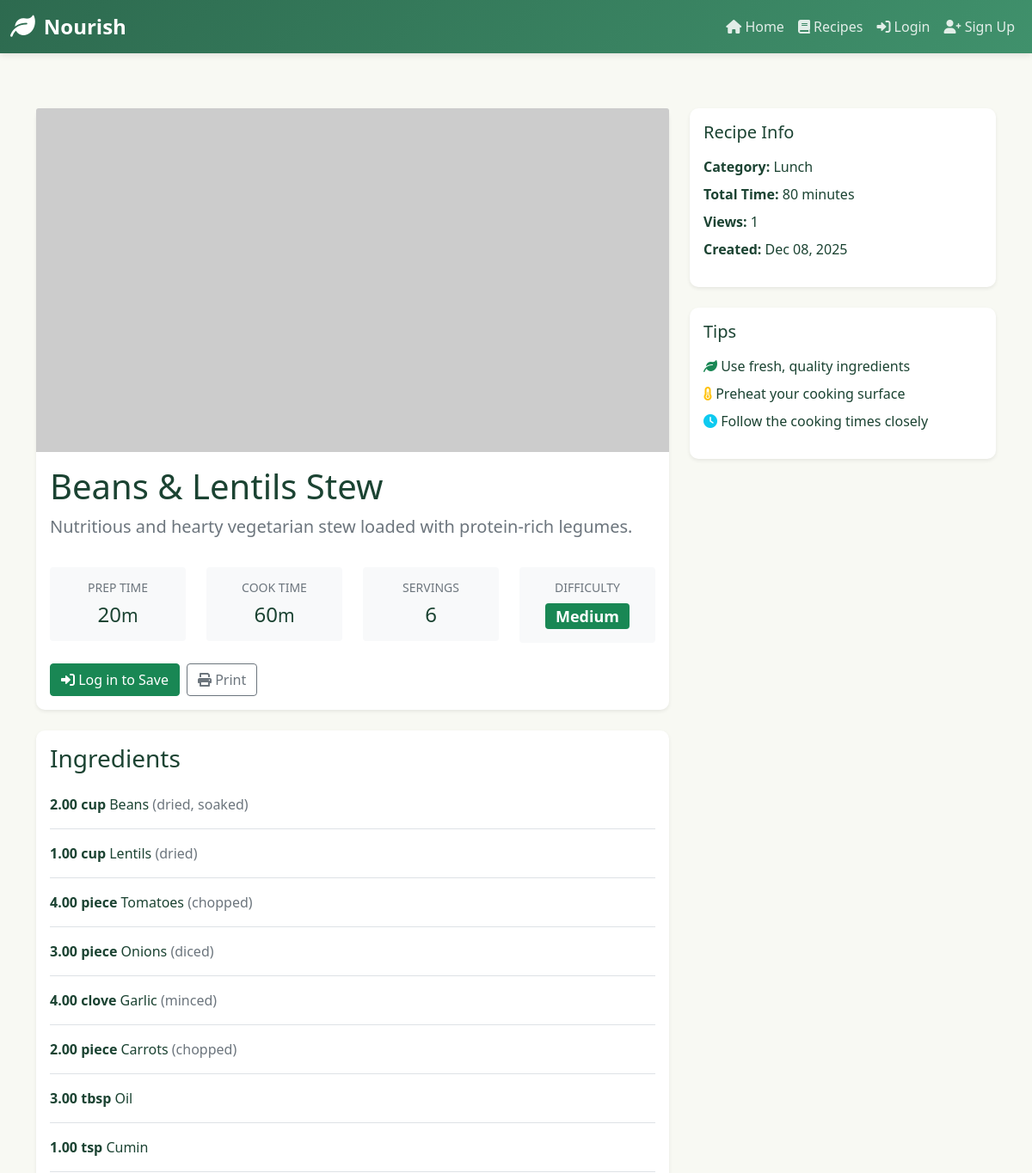
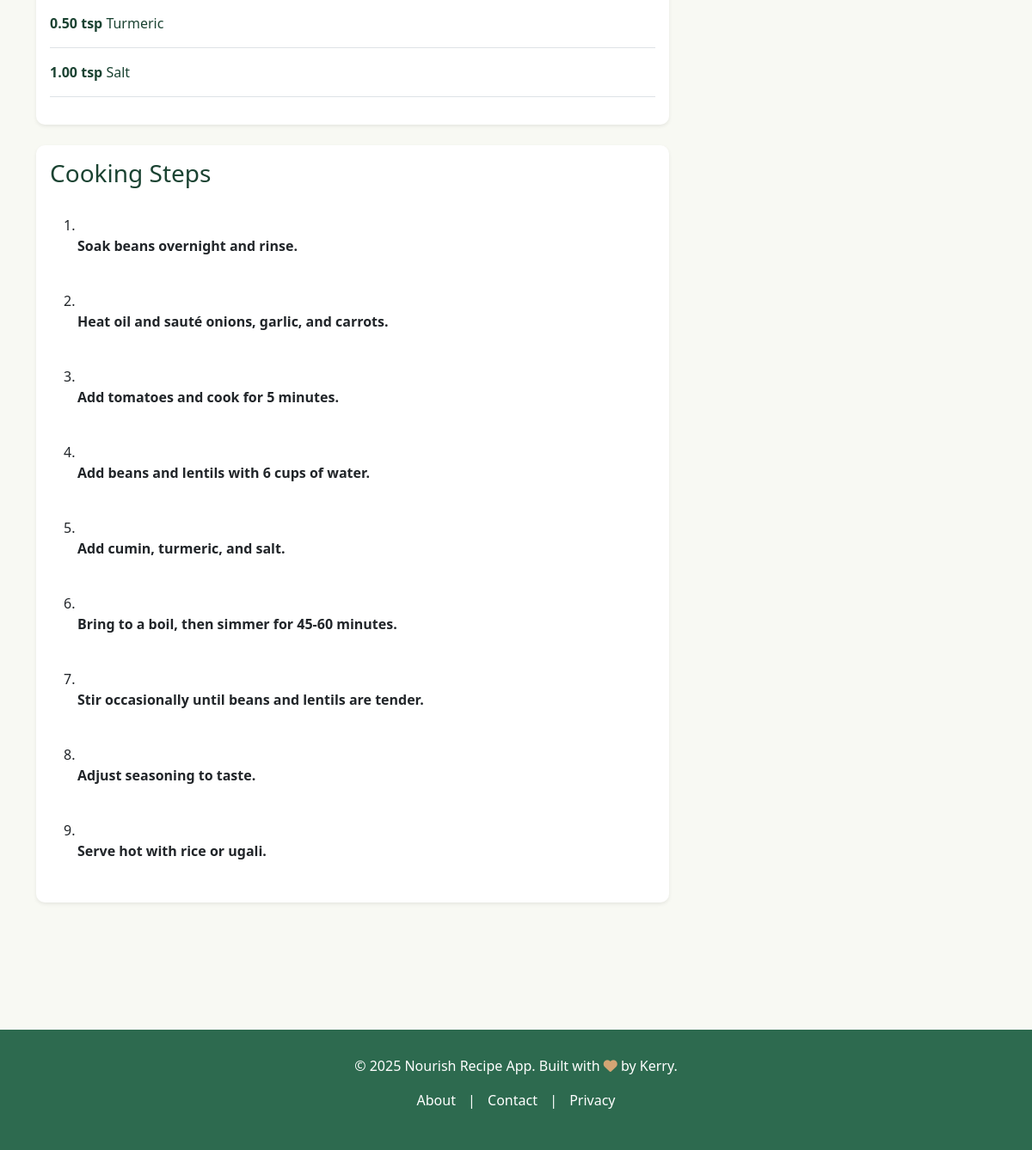
/recipe/4/, run on the app's committed database (2 pictures, top to bottom).
### ingredient/models.py (models this page shows, shortened)
class Recipe(models.Model):
  DIFFICULTY_CHOICES = [
      ('easy', 'Easy'),
      ('medium', 'Medium'),
      ('hard', 'Hard'),
  ]
  CATEGORY_CHOICES = [
      ('breakfast', 'Breakfast'),
      ('lunch', 'Lunch'),
      ('dinner', 'Dinner'),
      ('snack', 'Snack'),
      ('dessert', 'Dessert'),
      ('beverage', 'Beverage'),
      ('other', 'Other'),
  ]
  title = models.CharField(max_length=255)
  description = models.TextField(blank=True)
  prep_time = models.IntegerField(default=15, help_text="minutes")
  cook_time = models.IntegerField(default=30, help_text="minutes")
  servings = models.IntegerField(default=4)
  difficulty = models.CharField(max_length=50, choices=DIFFICULTY_CHOICES, default='medium')
  category = models.CharField(max_length=50, choices=CATEGORY_CHOICES, default='other')
  image = models.URLField(blank=True)  # Using URL for now, can switch to ImageField later
  created_by = models.ForeignKey(User, on_delete=models.CASCADE, related_name='recipes', null=True, blank=True)
  created_at = models.DateTimeField(auto_now_add=True)
  updated_at = models.DateTimeField(auto_now=True)
  is_published = models.BooleanField(default=True)
  views_count = models.IntegerField(default=0)
  class Meta:
    ordering = ['-created_at']

class RecipeIngredient(models.Model):
  UNIT_CHOICES = [
      ('g', 'grams'),
      ('kg', 'kilograms'),
      ('ml', 'milliliters'),
      ('l', 'liters'),
      ('tbsp', 'tablespoons'),
      ('tsp', 'teaspoons'),
      ('cup', 'cups'),
      ('piece', 'pieces'),
      ('whole', 'whole'),
      ('pinch', 'pinches'),
      ('dash', 'dashes'),
  ]
  recipe = models.ForeignKey(Recipe, on_delete=models.CASCADE, related_name='ingredients')
  ingredient = models.ForeignKey(Ingredient, on_delete=models.PROTECT)
  amount = models.DecimalField(max_digits=8, decimal_places=2)
  unit = models.CharField(max_length=50, choices=UNIT_CHOICES)
  notes = models.CharField(max_length=255, blank=True)  # e.g., "chopped", "minced"
  class Meta:
    ordering = ['id']

class Ingredient(models.Model):
  CATEGORIES = [
      ('vegetable', 'Vegetables'),
      ('fruit', 'Fruits'),
      ('grain', 'Grains'),
      ('protein', 'Proteins'),
      ('dairy', 'Dairy'),
      ('spice', 'Spices'),
      ('oil', 'Oils & Condiments'),
      ('other', 'Other'),
  ]
  name = models.CharField(max_length=255, unique=True)
  category = models.CharField(max_length=50, choices=CATEGORIES, default='other')
  img_url = models.URLField(blank=True, null=True)
  created_at = models.DateTimeField(auto_now_add=True)
  class Meta:
    ordering = ['name']

class RecipeStep(models.Model):
  recipe = models.ForeignKey(Recipe, on_delete=models.CASCADE, related_name='steps')
  order = models.IntegerField()
  instruction = models.TextField()
  time_minutes = models.IntegerField(null=True, blank=True, help_text="Time for this step (optional)")
  class Meta:
    ordering = ['order']
    unique_together = ('recipe', 'order')

### ingredient/views.py (the view)
# urls.py: path('recipe/<int:recipe_id>/', recipe_detail, name='recipe_detail'),
def recipe_detail(request, recipe_id):
  recipe = get_object_or_404(Recipe, id=recipe_id)
  recipe.views_count += 1
  recipe.save(update_fields=['views_count'])
  avg_rating = recipe.ratings.aggregate(Avg('score'))['score__avg'] or 0
  user_rating = None
  is_favorited = False
  if request.user.is_authenticated:
    user_rating = recipe.ratings.filter(user=request.user).first()
    is_favorited = Favorite.objects.filter(user=request.user, recipe=recipe).exists()
  context = {
    'recipe': recipe,
    'avg_rating': round(avg_rating, 1) if avg_rating else 0,
    'user_rating': user_rating,
    'is_favorited': is_favorited,
    'reviews': recipe.reviews.all(),
  }
  return render(request, 'recipe_detail.html', context)

### templates/recipe_detail.html (shortened to what this page needs)
{% extends 'base.html' %}
{% load static %}
{% block content %}
<div class="row mb-4">
    <div class="col-lg-8">
        <div class="card mb-4 border-0 shadow-sm">
            {% if recipe.image %}
                <img src="{{ recipe.image }}" class="card-img-top" alt="{{ recipe.title }}" style="height: 400px; object-fit: cover;">
            {% else %}
                <div class="card-img-top bg-light d-flex align-items-center justify-content-center" style="height: 400px;">
                    <i class="fas fa-utensils fa-5x text-muted"></i>
                </div>
            {% endif %}
            <div class="card-body">
                <div class="d-flex justify-content-between align-items-start mb-3">
                    <div>
                        <h1 class="card-title mb-2">{{ recipe.title }}</h1>
                        {% if recipe.description %}
                            <p class="lead text-muted">{{ recipe.description }}</p>
                        {% endif %}
                    </div>
                </div>
                <div class="row mb-4">
                    <div class="col-md-3">
                        <div class="text-center p-3 bg-light rounded">
                            <h6 class="text-muted small mb-2">PREP TIME</h6>
                            <h4 class="mb-0">{{ recipe.prep_time }}<span class="small">m</span></h4>
                        </div>
                    </div>
                    <div class="col-md-3">
                        <div class="text-center p-3 bg-light rounded">
                            <h6 class="text-muted small mb-2">COOK TIME</h6>
                            <h4 class="mb-0">{{ recipe.cook_time }}<span class="small">m</span></h4>
                        </div>
                    </div>
                    <div class="col-md-3">
                        <div class="text-center p-3 bg-light rounded">
                            <h6 class="text-muted small mb-2">SERVINGS</h6>
                            <h4 class="mb-0">{{ recipe.servings }}</h4>
                        </div>
                    </div>
                    <div class="col-md-3">
                        <div class="text-center p-3 bg-light rounded">
                            <h6 class="text-muted small mb-2">DIFFICULTY</h6>
                            <h4 class="mb-0"><span class="badge bg-success">{{ recipe.difficulty|title }}</span></h4>
                        </div>
                    </div>
                </div>
                <div class="d-flex gap-2">
                    {% if user.is_authenticated %}
                        <a href="{% url 'add_to_shopping_list' recipe.id %}" class="btn btn-success">
                            <i class="fas fa-shopping-cart"></i> Add to Shopping List
                        </a>
                        <a href="{% url 'add_review' recipe.id %}" class="btn btn-primary">
                            <i class="fas fa-comment"></i> Write Review
                        </a>
                    {% else %}
                        <a href="{% url 'login' %}" class="btn btn-success">
                            <i class="fas fa-sign-in-alt"></i> Log in to Save
                        </a>
                    {% endif %}
                    <button class="btn btn-outline-secondary" onclick="window.print()">
                        <i class="fas fa-print"></i> Print
                    </button>
                </div>
            </div>
        </div>
        <div class="card mb-4 border-0 shadow-sm">
            <div class="card-body">
                <h3 class="card-title mb-4">Ingredients</h3>
                <ul class="list-unstyled">
                    {% for ingredient in recipe.ingredients.all %}
                        <li class="mb-3 pb-3 border-bottom">
                            <div class="d-flex justify-content-between">
                                <div>
                                    <strong class="ingredient-amount" data-amount="{{ ingredient.amount }}" data-unit="{{ ingredient.unit }}">
                                        {{ ingredient.amount }} {{ ingredient.unit }}
                                    </strong>
                                    {{ ingredient.ingredient.name }}
                                    {% if ingredient.notes %}
                                        <span class="text-muted">({{ ingredient.notes }})</span>
                                    {% endif %}
                                </div>
                            </div>
                        </li>
                    {% empty %}
                        <li class="text-muted">No ingredients listed</li>
                    {% endfor %}
                </ul>
            </div>
        </div>
        <div class="card mb-4 border-0 shadow-sm">
            <div class="card-body">
                <h3 class="card-title mb-4">Cooking Steps</h3>
                <ol class="list-group list-group-numbered">
                    {% for step in recipe.steps.all %}
                        <li class="list-group-item border-0 mb-3 pb-3">
                            <div class="ms-3">
                                <strong>{{ step.instruction }}</strong>
                            </div>
                        </li>
                    {% empty %}
                        <li class="text-muted">No steps listed</li>
                    {% endfor %}
                </ol>
            </div>
        </div>
    </div>
    <div class="col-lg-4">
        <div class="card border-0 shadow-sm mb-4 sticky-top" style="top: 20px;">
            <div class="card-body">
                <h5 class="card-title mb-3">Recipe Info</h5>
                <ul class="list-unstyled">
                    <li class="mb-2">
                        <strong>Category:</strong> {{ recipe.category|title }}
                    </li>
                    <li class="mb-2">
                        <strong>Total Time:</strong> {{ recipe.prep_time|add:recipe.cook_time }} minutes
                    </li>
                    <li class="mb-2">
                        <strong>Views:</strong> {{ recipe.views_count }}
                    </li>
                    <li class="mb-2">
                        <strong>Created:</strong> {{ recipe.created_at|date:"M d, Y" }}
                    </li>
                </ul>
            </div>
        </div>
        <div class="card border-0 shadow-sm">
            <div class="card-body">
                <h5 class="card-title mb-3">Tips</h5>
                <ul class="list-unstyled">
                    <li class="mb-2">
                        <i class="fas fa-leaf text-success"></i> Use fresh, quality ingredients
                    </li>
                    <li class="mb-2">
                        <i class="fas fa-thermometer-half text-warning"></i> Preheat your cooking surface
                    </li>
                    <li class="mb-2">
                        <i class="fas fa-clock text-info"></i> Follow the cooking times closely
                    </li>
                </ul>
            </div>
        </div>
    </div>
</div>
{% endblock %}

### templates/base.html (style rules this page uses)
:root { --primary-green: #2d6a4f; --secondary-green: #40916c; --light-green: #52b788; --cream: #f8f9f3; --dark: #1b4332; --warning: #d4a574; }
body { font-family: 'Segoe UI', Tahoma, Geneva, Verdana, sans-serif; background-color: var(--cream); color: var(--dark); }
.card { border: none; box-shadow: 0 2px 8px rgba(0,0,0,0.1); transition: transform 0.3s ease, box-shadow 0.3s ease; border-radius: 10px; }

### data on the page
Recipe: title "Beans & Lentils Stew", description "Nutritious and hearty vegetarian stew loaded with protein-rich legumes.", prep_time "20", cook_time "60", servings "6", difficulty "Medium", category "Lunch", prep_time|add "80", views_count "1", created_at "Dec 08, 2025"
RecipeIngredient: amount "2.00", unit "cup", ingredient.name "Beans", notes "dried, soaked"
RecipeIngredient: amount "1.00", unit "cup", ingredient.name "Lentils", notes "dried"
RecipeIngredient: amount "4.00", unit "piece", ingredient.name "Tomatoes", notes "chopped"
RecipeIngredient: amount "3.00", unit "piece", ingredient.name "Onions", notes "diced"
RecipeIngredient: amount "4.00", unit "clove", ingredient.name "Garlic", notes "minced"
RecipeIngredient: amount "2.00", unit "piece", ingredient.name "Carrots", notes "chopped"
RecipeIngredient: amount "3.00", unit "tbsp", ingredient.name "Oil"
RecipeIngredient: amount "1.00", unit "tsp", ingredient.name "Cumin"
RecipeIngredient: amount "0.50", unit "tsp", ingredient.name "Turmeric"
RecipeIngredient: amount "1.00", unit "tsp", ingredient.name "Salt"
RecipeStep: instruction "Soak beans overnight and rinse."
RecipeStep: instruction "Heat oil and sauté onions, garlic, and carrots."
RecipeStep: instruction "Add tomatoes and cook for 5 minutes."
RecipeStep: instruction "Add beans and lentils with 6 cups of water."
RecipeStep: instruction "Add cumin, turmeric, and salt."
RecipeStep: instruction "Bring to a boil, then simmer for 45-60 minutes."
RecipeStep: instruction "Stir occasionally until beans and lentils are tender."
RecipeStep: instruction "Adjust seasoning to taste."
RecipeStep: instruction "Serve hot with rice or ugali."
